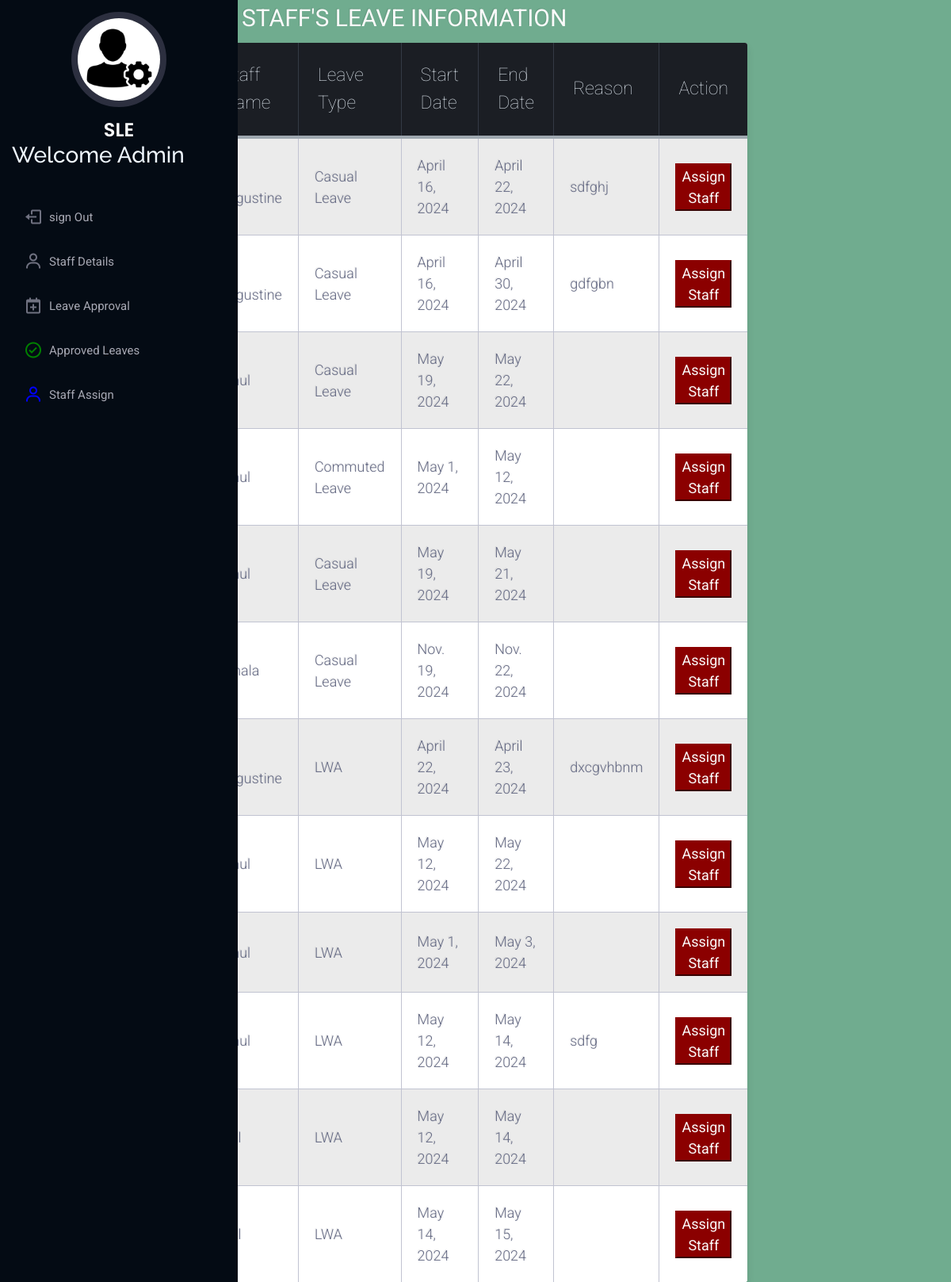
Page /AdminApp/staff_assign on the committed database.
### LeaveApp/models.py (models this page shows)
class leave_req(models.Model):
    sn = models.CharField(max_length=25)
    st = models.CharField(max_length=25)
    lt = models.CharField(max_length=25)
    lop = models.IntegerField()
    md = models.FileField(upload_to='medical')
    start = models.DateField()
    end = models.DateField()
    rs = models.TextField()
    rd = models.IntegerField()
    al = models.IntegerField()
    rm = models.IntegerField()
    approved = models.BooleanField(default=False)

class leave_reg_lwa(models.Model):
    sn = models.CharField(max_length=25)
    st = models.CharField(max_length=25)
    lt = models.CharField(max_length=25)
    lop = models.IntegerField()
    md = models.FileField(upload_to='medical')
    start = models.DateField()
    end = models.DateField()
    rs = models.TextField()
    rd = models.IntegerField()
    approved = models.BooleanField(default=False)

### AdminApp/views.py (the view)
# urls.py: path('staff_assign',views.staff_assign),
def staff_assign(request):
    leave_req_data = leave_req.objects.filter(approved=True)
    leave_reg_lwa_data = leave_reg_lwa.objects.filter(approved=True)
    combined_data = {
        'leave_req_data': leave_req_data,
        'leave_reg_lwa_data': leave_reg_lwa_data
    }
    return render(request, 'sassign.html', {"combined_data":combined_data})

### Templates/sassign.html (shortened to what this page needs)
{% load static %}
<!DOCTYPE html>
<html lang="en">
<head>
  <link href="{% static 'assets/vendor/aos/aos.css' %}" rel="stylesheet">
  <link href="{% static 'assets/vendor/bootstrap/css/bootstrap.min.css' %}" rel="stylesheet">
  <link href="{% static 'assets/vendor/bootstrap-icons/bootstrap-icons.css' %}" rel="stylesheet">
  <link href="{% static 'assets/vendor/boxicons/css/boxicons.min.css' %}" rel="stylesheet">
  <link href="{% static 'assets/vendor/glightbox/css/glightbox.min.css' %}" rel="stylesheet">
  <link href="{% static 'assets/vendor/swiper/swiper-bundle.min.css' %}" rel="stylesheet">
  <link href="{% static 'assets/css/style.css' %}" rel="stylesheet">
  <link rel="stylesheet"href="{% static 'assets/css/staff.css' %}">
</head>
<body style="background-color: rgb(112, 172, 143);">
  <header id="header">
    <div class="d-flex flex-column">
      <div class="profile">
        <img src="{% static 'assets/img/admin.webp' %}" alt="" class="img-fluid rounded-circle">
        <h1 class="text-light"><a href="index.html">SLE</a></h1>
        <h3 style="color:aliceblue;">Welcome Admin</h3>
      </div>
      <nav id="navbar" class="nav-menu navbar">
        <ul>
          <li><a href="/AdminApp/" class="nav-link scrollto"><i class="bx bx-log-out"></i><span>sign Out</span></a></li>
          <li><a href="/AdminApp/staff_details" class="nav-link scrollto"><i class="bx bx-user"></i></i><span>Staff Details</span></a></li>
          <li><a href="/AdminApp/leave-requests" class="nav-link scrollto"><i class="bx bx-calendar-plus"></i><span>Leave Approval</span></a></li>
          <li><a href="/AdminApp/approves"class="nav-link scrollto"><i class="bx bx-check-circle" style="color: green;"></i><span>Approved Leaves</span></a></li>
          <li><a href="/AdminApp/staff_assign"class="nav-link scrollto"><i class="bx bx-user" style="color: blue;"></i><span>Staff Assign</span></a></li>
        </ul>
      </nav>
    </div>
  </header>
  <div class="table-title">
    <h3>STAFF'S LEAVE INFORMATION</h3>
</div>
<table class="table-fill">
<thead>
<tr>
<th class="text-left">Staff Name</th>
<th class="text-left">Leave Type</th>
<th class="text-left">Start Date</th>
<th class="text-left">End Date</th>
<th class="text-left">Reason</th>
<th class="text-left">Action</th>
</tr>
</thead>
<tbody class="table-hover">
{% for leave_req_item in combined_data.leave_req_data %}
<tr>
<td class="text-left">{{ leave_req_item.sn }}</td>
<td class="text-left">{{ leave_req_item.lt }}</td>
<td class="text-left">{{ leave_req_item.start }}</td>
<td class="text-left">{{ leave_req_item.end }}</td>
<td class="text-left">{{ leave_req_item.rs }}</td>
<td class="text-left"><button><a href="/AdminApp/newstaff?idn={{ leave_req_item.id }}">Assign Staff</a></button></td>
</tr>
{% endfor %}
{% for leave_reg_lwa_item in combined_data.leave_reg_lwa_data %}
<tr>
<td class="text-left">{{ leave_reg_lwa_item.sn }}</td>
<td class="text-left">{{ leave_reg_lwa_item.lt }}</td>
<td class="text-left">{{ leave_reg_lwa_item.start }}</td>
<td class="text-left">{{ leave_reg_lwa_item.end }}</td>
<td class="text-left">{{ leave_reg_lwa_item.rs }}</td>
<td class="text-left"><button><a href="/AdminApp/newstaffl?idn={{ leave_reg_lwa_item.id }}">Assign Staff</a></button></td>
</tr>
{% endfor %}
</tbody>
</table>
</body>

### Style/assets/css/style.css (style rules this page uses)
body { font-family: "Open Sans", sans-serif; color: #272829; }
a { color: #149ddd; text-decoration: none; }
h1, h2, h3, h4, h5, h6 { font-family: "Raleway", sans-serif; }
#header { position: fixed; top: 0; left: 0; bottom: 0; width: 300px; transition: all ease-in-out 0.5s; z-index: 9997; transition: all 0.5s; padding: 0 15px; background: #040b14; overflow-y: auto; }
#header .profile img { margin: 15px auto; display: block; width: 120px; border: 8px solid #2c2f3f; }
#header .profile h1 { font-size: 24px; margin: 0; padding: 0; font-weight: 600; -moz-text-align-last: center; text-align-last: center; font-family: "Poppins", sans-serif; }
#header .profile h1 a, #header .profile h1 a:hover { color: #fff; text-decoration: none; }
.nav-menu { padding: 30px 0 0 0; }
.nav-menu * { margin: 0; padding: 0; list-style: none; }
.nav-menu>ul>li { position: relative; white-space: nowrap; }
.nav-menu a, .nav-menu a:focus { display: flex; align-items: center; color: #a8a9b4; padding: 12px 15px; margin-bottom: 8px; transition: 0.3s; font-size: 15px; }
.nav-menu a i, .nav-menu a:focus i { font-size: 24px; padding-right: 8px; color: #6f7180; }

### Style/assets/css/staff.css (style rules this page uses)
body { background-color: #3e94ec; font-family: "Roboto", helvetica, arial, sans-serif; font-size: 16px; font-weight: 400; text-rendering: optimizeLegibility; }
div.table-title { display: block; margin: auto; max-width: 600px; padding:5px; width: 100%; }
.table-title h3 { color: #fafafa; font-size: 30px; font-weight: 400; font-style:normal; font-family: "Roboto", helvetica, arial, sans-serif; text-shadow: -1px -1px 1px rgba(0, 0, 0, 0.1); text-transform:uppercase; }
.table-fill { background: white; border-radius:3px; border-collapse: collapse; height: 320px; margin: auto; max-width: 600px; padding:5px; width: 100%; box-shadow: 0 5px 10px rgba(0, 0, 0, 0.1); animation: float 5s infinite; }
th { color:#D5DDE5;; background:#1b1e24; border-bottom:4px solid #9ea7af; border-right: 1px solid #343a45; font-size:23px; font-weight: 100; padding:24px; text-align:left; text-shadow: 0 1px 1px rgba(0, 0, 0, 0.1); vertical-align:middle; }
th:first-child { border-top-left-radius:3px; }
th:last-child { border-top-right-radius:3px; border-right:none; }
tr { border-top: 1px solid #C1C3D1; border-bottom: 1px solid #C1C3D1; color:#666B85; font-size:16px; font-weight:normal; text-shadow: 0 1px 1px rgba(256, 256, 256, 0.1); }
tr:first-child { border-top:none; }
tr:last-child { border-bottom:none; }
tr:nth-child(odd) td { background:#EBEBEB; }
tr:last-child td:first-child { border-bottom-left-radius:3px; }
tr:last-child td:last-child { border-bottom-right-radius:3px; }
td { background:#FFFFFF; padding:20px; text-align:left; vertical-align:middle; font-weight:300; font-size:18px; text-shadow: -1px -1px 1px rgba(0, 0, 0, 0.1); border-right: 1px solid #C1C3D1; }
td:last-child { border-right: 0px; }
th.text-left { text-align: left; }
td.text-left { text-align: left; }
button { background-color: darkred; border-color:darkred; }
a { text-decoration: none; color:#fafafa; }

### rows in the picture
leave_req: lt "Casual Leave", start "April 16, 2024", end "April 22, 2024", rs "sdfghj"
leave_req: lt "Casual Leave", start "April 16, 2024", end "April 30, 2024", rs "gdfgbn"
leave_req: lt "Casual Leave", start "May 19, 2024", end "May 22, 2024"
leave_req: lt "Commuted Leave", start "May 1, 2024", end "May 12, 2024"
leave_req: lt "Casual Leave", start "May 19, 2024", end "May 21, 2024"
leave_req: sn "Amala", lt "Casual Leave", start "Nov. 19, 2024", end "Nov. 22, 2024"
leave_reg_lwa: lt "LWA", start "April 22, 2024", end "April 23, 2024", rs "dxcgvhbnm"
leave_reg_lwa: lt "LWA", start "May 12, 2024", end "May 22, 2024"
leave_reg_lwa: lt "LWA", start "May 1, 2024", end "May 3, 2024"
leave_reg_lwa: lt "LWA", start "May 12, 2024", end "May 14, 2024", rs "sdfg"
leave_reg_lwa: lt "LWA", start "May 12, 2024", end "May 14, 2024"
leave_reg_lwa: lt "LWA", start "May 14, 2024", end "May 15, 2024"
